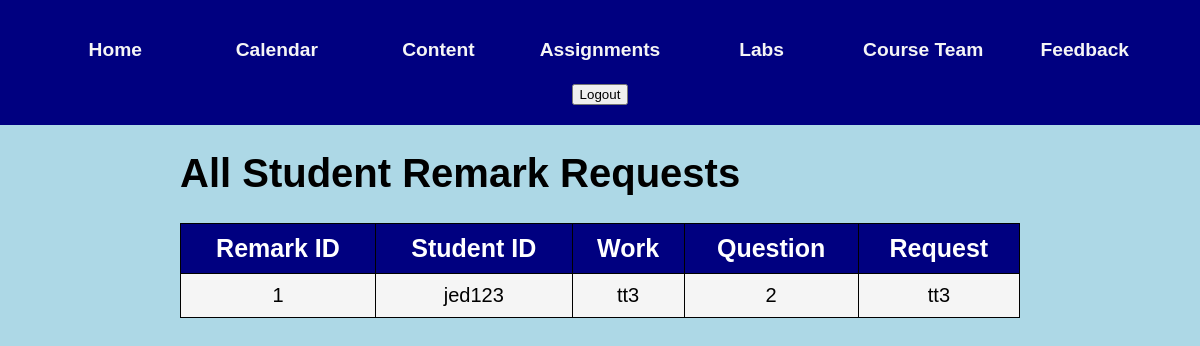
The app's page /instructorRemarks.html, older data.
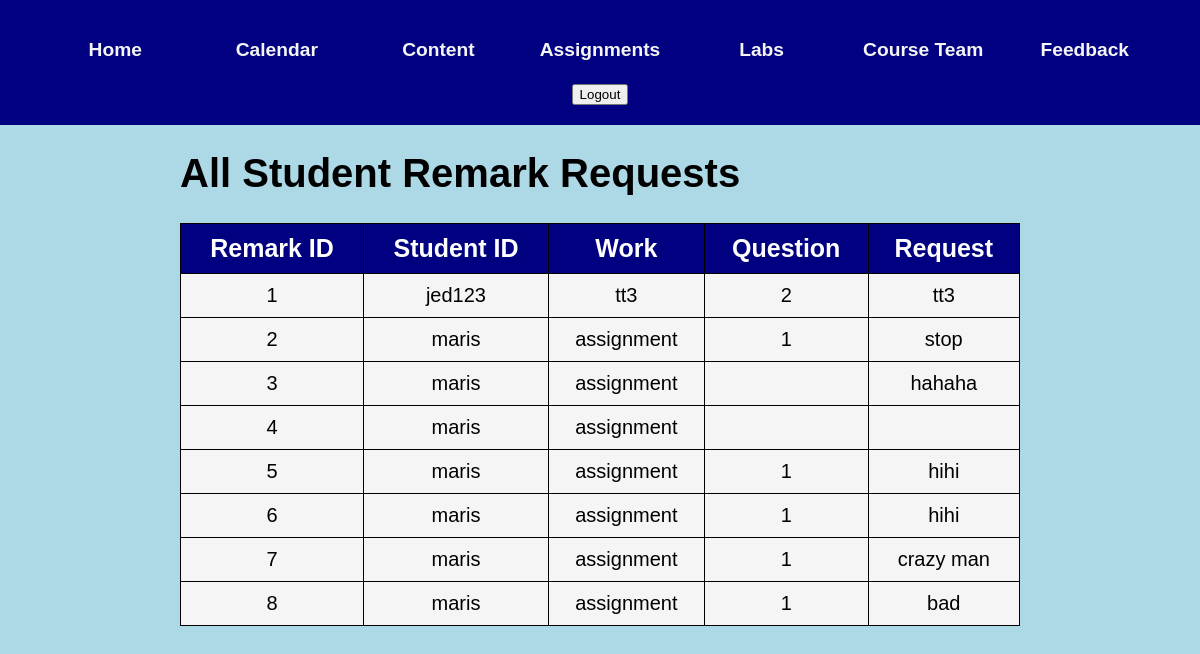
The same page, newer data.
### app.py (models this page shows)
class Remark(db.Model):
    __tablename__ = 'remark'
    rid = db.Column(db.Integer, primary_key=True, autoincrement=True)
    id = db.Column(db.Integer, db.ForeignKey('user.id'), nullable=False)
    work = db.Column(db.String(50), db.ForeignKey('grades.work'), nullable = False)
    question = db.Column(db.Integer)
    request = db.Column(db.String(1000), nullable = False)

class User(db.Model):
    __tablename__ = 'user'
    id = db.Column(db.Integer, primary_key=True,autoincrement = True)
    fname = db.Column(db.String(20), unique=True, nullable=False)
    lname = db.Column(db.String(120), unique=True, nullable=False)
    uname = db.Column(db.String(20), unique=True, nullable=False)
    uemail = db.Column(db.String(120), unique=True, nullable=False)
    upwd = db.Column(db.String(128), nullable=False)  # Increased password length
    utype = db.Column(db.String(120), nullable=False)
    grades = db.relationship('Grade', backref='user', lazy=True)

### app.py (the view)
@app.route('/instructorRemarks.html')
def viewRemarks():
    remarks = db.session.query(Remark, User.uname).join(User, Remark.id == User.id).all()
    return render_template("instructorRemarks.html", remarks=remarks)

### templates/instructorRemarks.html (shortened to what this page needs)
<!DOCTYPE html>
<html lang="en">
<head>
    <link rel="stylesheet" type="text/css" href="../static/css/instructor.css">
</head>
<body>
    <div class="header">
        <header>
            <h6><a href="./index.html">Home</a></h6>
            <h6><a href="./calendar.html">Calendar</a></h6>
            <h6><a href="./content.html">Content</a></h6>
            <h6><a href="./assignments.html">Assignments</a></h6>
            <h6><a href="./labs.html">Labs</a></h6>
            <h6><a href="./team.html">Course Team</a></h6>
            <h6><a href="./feedback.html">Feedback</a></h6>
            <form action="/logout" method="POST">
                <button type="submit">Logout</button>
            </form>
        </header>
    </div>
    <div class="page-border">
        <h1 class="heading">All Student Remark Requests</h1>
        <table>
            <thead>
                <tr>
                    <th>Remark ID</th>
                    <th>Student ID</th>
                    <th>Work</th>
                    <th>Question</th>
                    <th>Request</th>
                </tr>
            </thead>
            <tbody>
                {% for remark, student_name in remarks %}
                <tr>
                    <td>{{ remark.rid }}</td>
                    <td>{{ student_name }}</td>
                    <td>{{ remark.work }}</td>
                    <td>{{ remark.question }}</td>
                    <td>{{ remark.request }}</td>
                </tr>
                {% endfor %}
            </tbody>
        </table>
    </div>
</body>
</html>

### static/css/instructor.css (style rules this page uses)
body { font-family: 'Didact Gothic', sans-serif; font-size: 20px; background-color: lightblue; margin: 0; color: black; }
header { background-color: navy; width: 100%; display: flex; justify-content: center; padding: 20px; margin: 0; text-align: center; box-sizing: border-box; flex-wrap: wrap; }
.header { position: sticky; top: 0; margin: 0 auto; display: flex; align-items: center; justify-content: center; }
.header h6 { width: 8.5rem; height: 35px; font-size: 1.2rem; margin: .8rem; display: flex; align-items: center; justify-content: center; color: blue; }
.header h6 a { color: whitesmoke; text-decoration: none; }
.page-border { margin-left: 15vw; margin-right: 15vw; }
table, th, td { text-align: center; font-size:20px; border: 1px solid; padding: 10px; color: black; }
table { width: 100%; margin-bottom: 50px; padding: 20px; border-collapse: collapse; background-color: whitesmoke; }
th { background-color: navy; color: white; font-size: 25px; padding: 10px; border-color: black; }

Row changes from the older to the newer data that the page shows:
added Remark: rid "2", uname "maris", work "assignment", question "1", request "stop"
added Remark: rid "3", uname "maris", work "assignment", request "hahaha"
added Remark: rid "4", uname "maris", work "assignment"
added Remark: rid "5", uname "maris", work "assignment", question "1", request "hihi"
added Remark: rid "6", uname "maris", work "assignment", question "1", request "hihi"
added Remark: rid "7", uname "maris", work "assignment", question "1", request "crazy man"
added Remark: rid "8", uname "maris", work "assignment", question "1", request "bad"
